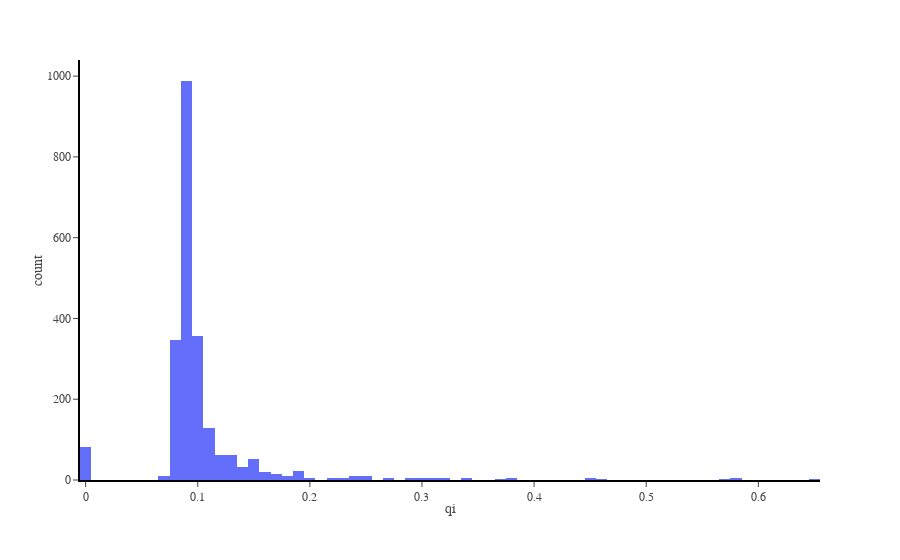

The notebook cell saved with this chart:
### Markdown cell above
## Overview stat plots:

### Code cell
fig = px.histogram(df_temp, x="qi")
fig.update_layout(template="bar_template")
fig.show()

### Figure 1 — Plotly figure (JSON) as saved in the notebook; plotly's stock layout.template omitted (floating-point values rounded to 4 significant figures; data arrays with more than 128 entries replaced by an {"elided": "..."} marker saying what was removed)
{"data": [{"alignmentgroup": "True", "bingroup": "x", "hovertemplate": "qi=%{x}<br>count=%{y}<extra></extra>", "legendgroup": "", "marker": {"color": "#636efa", "pattern": {"shape": ""}}, "name": "", "offsetgroup": "", "orientation": "v", "showlegend": false, "type": "histogram", "x": {"elided": "2270 float values"}, "xaxis": "x", "yaxis": "y"}], "layout": {"autosize": true, "barmode": "relative", "legend": {"tracegroupgap": 0}, "margin": {"t": 60}, "xaxis": {"anchor": "y", "autorange": true, "domain": [0, 1], "range": [-0.005, 0.655], "title": {"text": "qi"}, "type": "linear"}, "yaxis": {"anchor": "x", "autorange": true, "domain": [0, 1], "range": [0, 1040], "title": {"text": "count"}}}}
